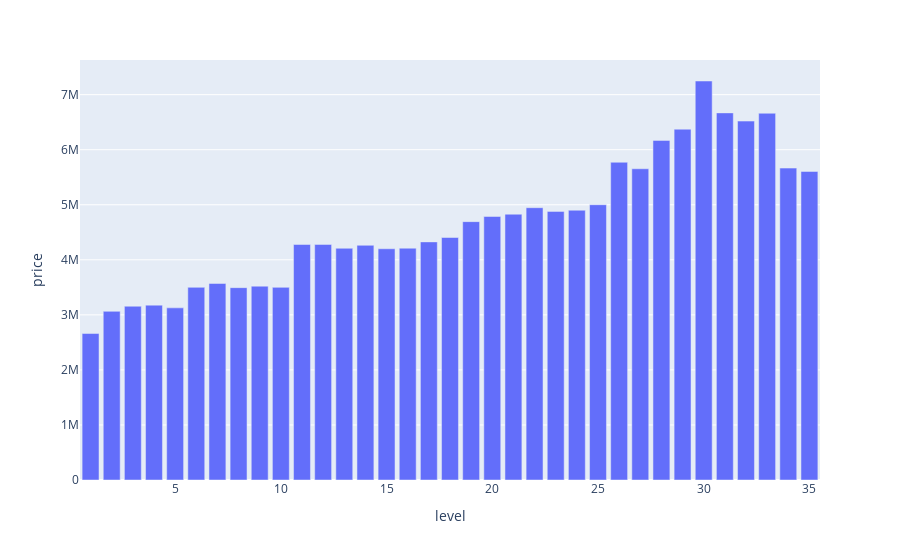

Write notebook code for a chart like this one.
### Code cell
task_2_1= df.groupby('level')['price'].mean().sort_values(ascending=False).reset_index()
px.bar(task_2_1,x='level',y='price')

### Figure 1 — Plotly figure (JSON) as saved in the notebook; plotly's stock layout.template omitted (floating-point values rounded to 4 significant figures)
{"data": [{"alignmentgroup": "True", "hovertemplate": "level=%{x}<br>price=%{y}<extra></extra>", "legendgroup": "", "marker": {"color": "#636efa", "pattern": {"shape": ""}}, "name": "", "offsetgroup": "", "orientation": "v", "showlegend": false, "textposition": "auto", "type": "bar", "x": [30, 31, 33, 32, 29, 28, 26, 34, 27, 35, 25, 22, 24, 23, 21, 20, 19, 18, 17, 12, 11, 14, 16, 13, 15, 7, 9, 6, 10, 8, 4, 3, 5, 2, 1], "xaxis": "x", "y": [7248000.0, 6669000.0, 6662000.0, 6520000.0, 6373000.0, 6169000.0, 5772000.0, 5666000.0, 5654000.0, 5605000, 5001000.0, 4947000.0, 4901000.0, 4879000.0, 4828000.0, 4787000.0, 4693000.0, 4405000.0, 4326000.0, 4280000.0, 4278000.0, 4263000.0, 4211000.0, 4209000.0, 4200000.0, 3570000.0, 3521000.0, 3500000.0, 3499000.0, 3494000.0, 3176000.0, 3157000.0, 3127000.0, 3064000.0, 2661000.0], "yaxis": "y"}], "layout": {"barmode": "relative", "legend": {"tracegroupgap": 0}, "margin": {"t": 60}, "xaxis": {"anchor": "y", "domain": [0, 1], "title": {"text": "level"}}, "yaxis": {"anchor": "x", "domain": [0, 1], "title": {"text": "price"}}}}
